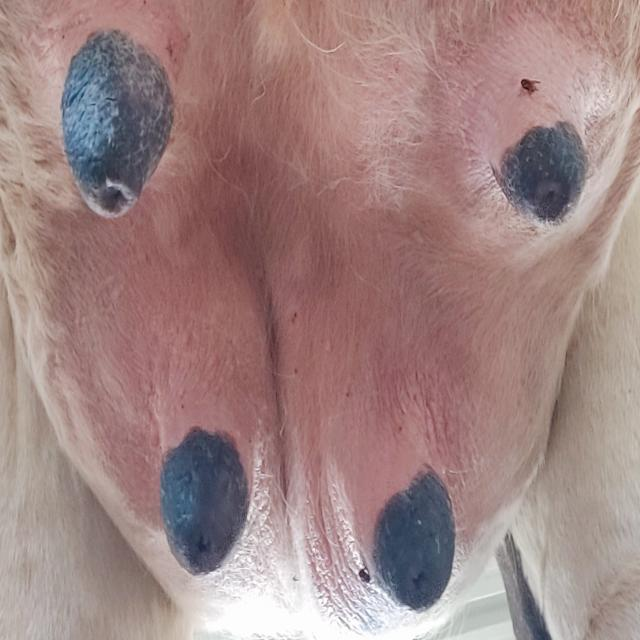
#> input picture test_images/udder1.jpg, 640 x 640 px
$ python -i texture.py   (imports and definitions only)   (older library calls are emulated)
#> lines starting #> are read from the running program, lines starting #| are printed output that depends on the picture; after the words box and inside, x2 and y2 are one past the last pixel; in counts of white or black regions, pixels touching at a corner belong together
### biomarker_extraction/preprocessing.py
"""
Biomarker-specific image preprocessing.

Separate from the MobileNet disease-classification preprocessing in app.py.
"""

from __future__ import annotations

from typing import Tuple

import cv2
import numpy as np
from PIL import Image


# [46 lines left out: functions load_image_bgr, load_image_bgr_from_array, resize_for_analysis, not called in this run]


def to_grayscale(image_bgr: np.ndarray) -> np.ndarray:
    """Convert BGR image to single-channel grayscale."""
    return cv2.cvtColor(image_bgr, cv2.COLOR_BGR2GRAY)


def to_hsv(image_bgr: np.ndarray) -> np.ndarray:
    """Convert BGR image to HSV."""
    return cv2.cvtColor(image_bgr, cv2.COLOR_BGR2HSV)


def to_lab(image_bgr: np.ndarray) -> np.ndarray:
    """Convert BGR image to LAB."""
    return cv2.cvtColor(image_bgr, cv2.COLOR_BGR2LAB)

### biomarker_extraction/texture.py
"""
Texture roughness biomarker.

Combines uniform Local Binary Pattern (LBP) dispersion with mean Sobel
gradient magnitude to quantify local texture irregularity.
"""

from __future__ import annotations

import cv2
import numpy as np

from biomarker_extraction.preprocessing import to_grayscale

# Tunable normalization constants documented for future calibration.
LBP_ENTROPY_SCALE = 2.5
GRADIENT_SCALE = 40.0


# [65 lines left out: functions _uniform_lbp, _normalized_entropy, compute_texture_roughness, not called in this run]

>>> import cv2
>>> picture = cv2.imread('../test_images/udder1.jpg')
#> picture is the input picture: shape (640, 640, 3); mean B, G, R 130.4, 131.8, 158.9
>>> result = compute_texture_roughness(picture)
#> in to_grayscale, `return cv2.cvtColor(image_bgr, cv2.COLOR_BGR2GRAY)`:
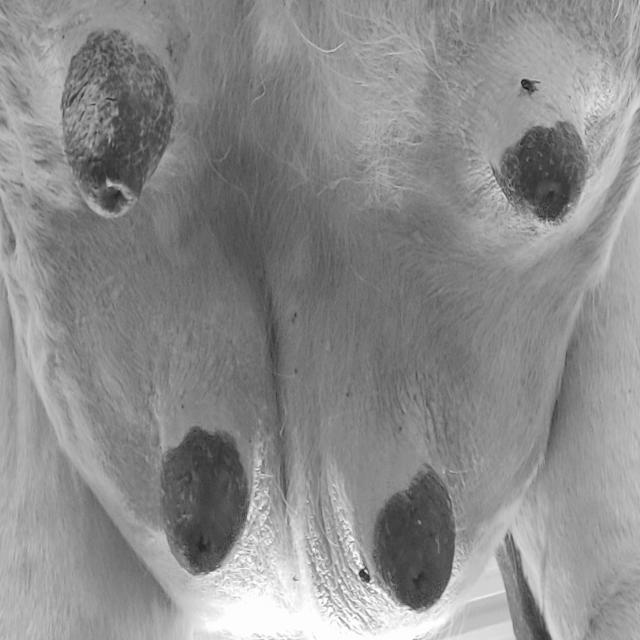
#> returned value: shape (640, 640); min 19, max 255, mean 139.7
#> the loop in _uniform_lbp, `for bit, neighbor in enumerate(neighbors):` made 8 passes
#> pass 1, in _uniform_lbp, `lbp |= ((neighbor >= center).astype(np.uint8) << bit)`:
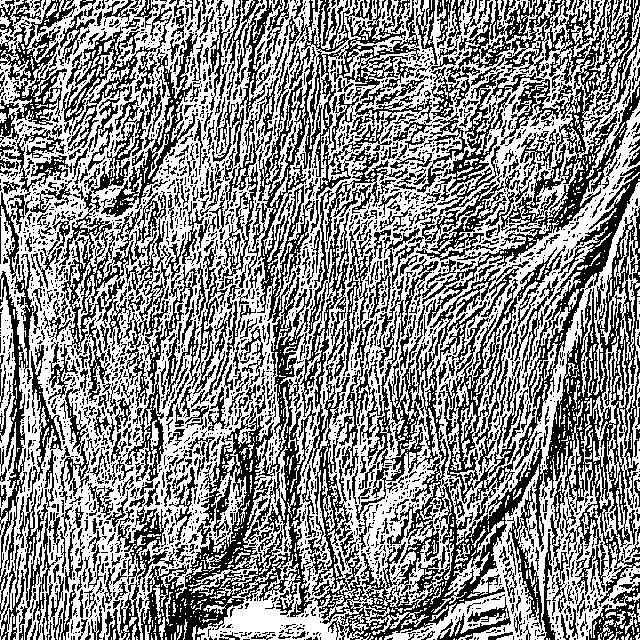
#> lbp: shape (640, 640); values 0 (black) and 1 (white), 54.2% white; black in thin lines or dots
#> pass 2, in _uniform_lbp, `lbp |= ((neighbor >= center).astype(np.uint8) << bit)`:
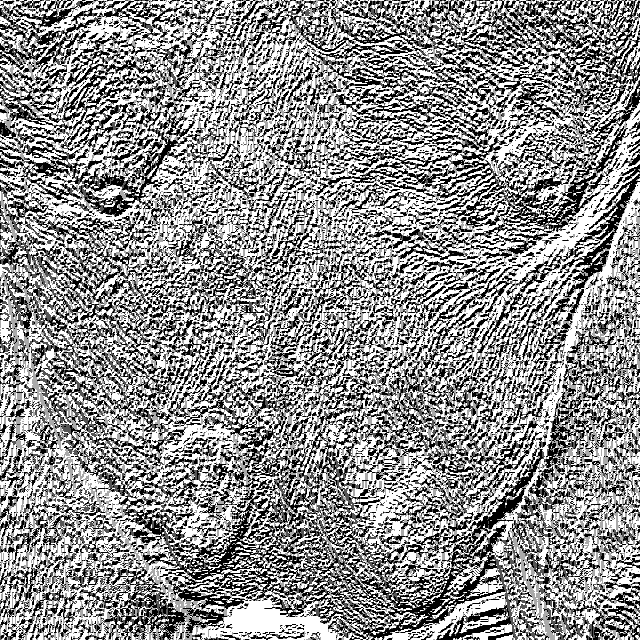
#> lbp: shape (640, 640); min 0, max 3, mean 1.7; drawn with min black and max white
#> pass 3, in _uniform_lbp, `lbp |= ((neighbor >= center).astype(np.uint8) << bit)`:
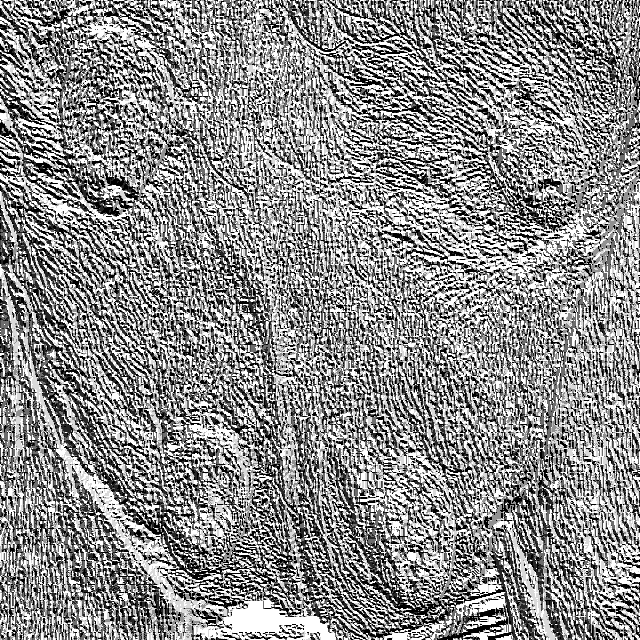
#> lbp: shape (640, 640); min 0, max 7, mean 3.86; drawn with min black and max white
#> after the loop in _uniform_lbp, `for bit, neighbor in enumerate(neighbors):`:
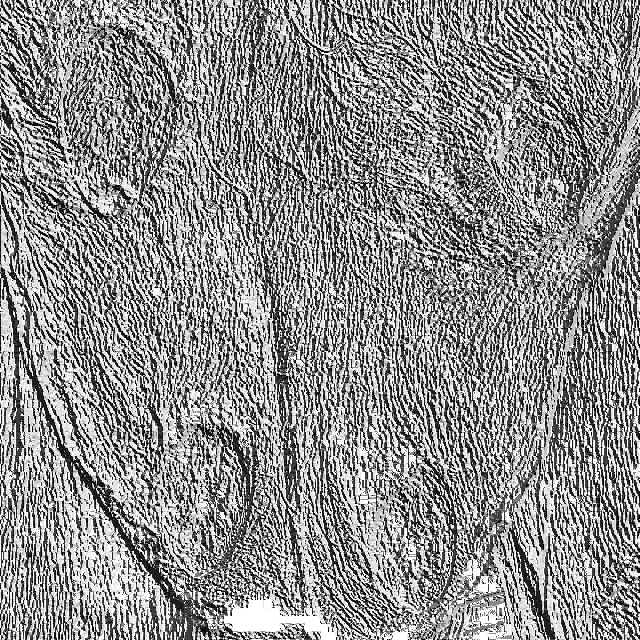
#> lbp: shape (640, 640); min 0, max 255, mean 142.9
#> in _normalized_entropy, `hist, _ = np.histogram(values.ravel(), bins=bins, range=(0, bins), den..`: hist = 256 values, max 0.0724 at index 255, min 0 at index 170, mean 0.00391
#> in _normalized_entropy, `hist = hist[hist > 0]`: hist = 255 values, max 0.0724 at index 254, min 2.44e-06 at index 84, mean 0.00392
#> in _normalized_entropy, `entropy = -np.sum(hist * np.log2(hist))`: entropy = 6.19
#> in compute_texture_roughness, `lbp_entropy = _normalized_entropy(lbp, bins=256)`: lbp_entropy = 0.773
#> in compute_texture_roughness, `grad_y = cv2.Sobel(gray, cv2.CV_64F, 0, 1, ksize=3)`:
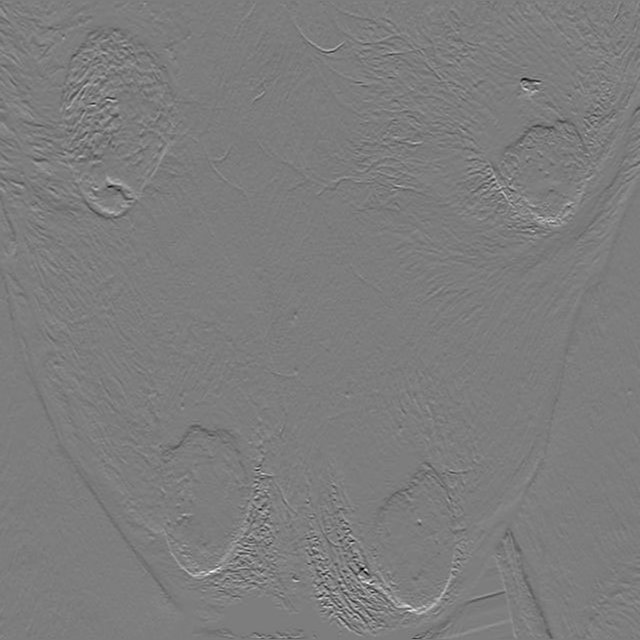
#> grad_y: shape (640, 640) float64; min -530, max 551, mean 0.7; drawn with min black and max white
#> in compute_texture_roughness, `gradient_magnitude = np.sqrt(grad_x ** 2 + grad_y ** 2)`:
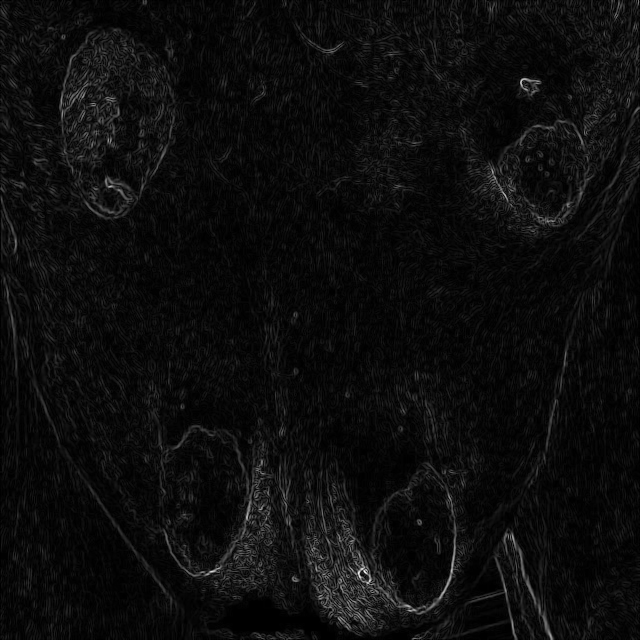
#> gradient_magnitude: shape (640, 640) float64; min 0, max 647, mean 33.6; drawn with min black and max white
#> in compute_texture_roughness, `mean_gradient = float(np.mean(gradient_magnitude))`: mean_gradient = 33.56
#> in compute_texture_roughness, `lbp_component = min(lbp_entropy / LBP_ENTROPY_SCALE, 1.0)`: lbp_component = 0.309
#> in compute_texture_roughness, `gradient_component = float(1.0 - np.exp(-mean_gradient / GRADIENT_SCAL..`: gradient_component = 0.568
#> in compute_texture_roughness, `score = 0.6 * lbp_component + 0.4 * gradient_component`: score = 0.413
#> result = 0.413

$ run again, on test_images/udder10.jpg
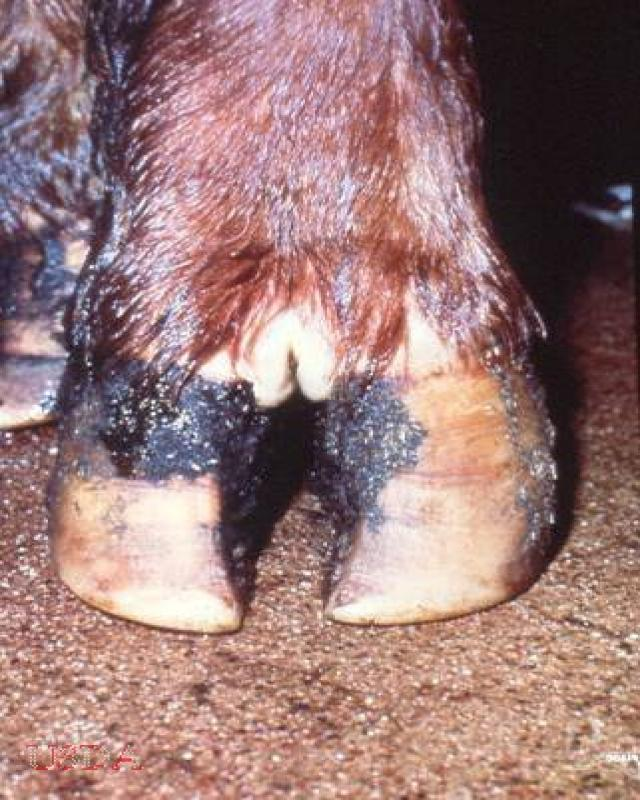
#> input picture test_images/udder10.jpg, 640 x 800 px
#> picture is the input picture: shape (800, 640, 3); mean B, G, R 119.8, 121.1, 154.1
#> the loop in _uniform_lbp, `for bit, neighbor in enumerate(neighbors):` made 8 passes
#> pass 1, in _uniform_lbp, `lbp |= ((neighbor >= center).astype(np.uint8) << bit)`:
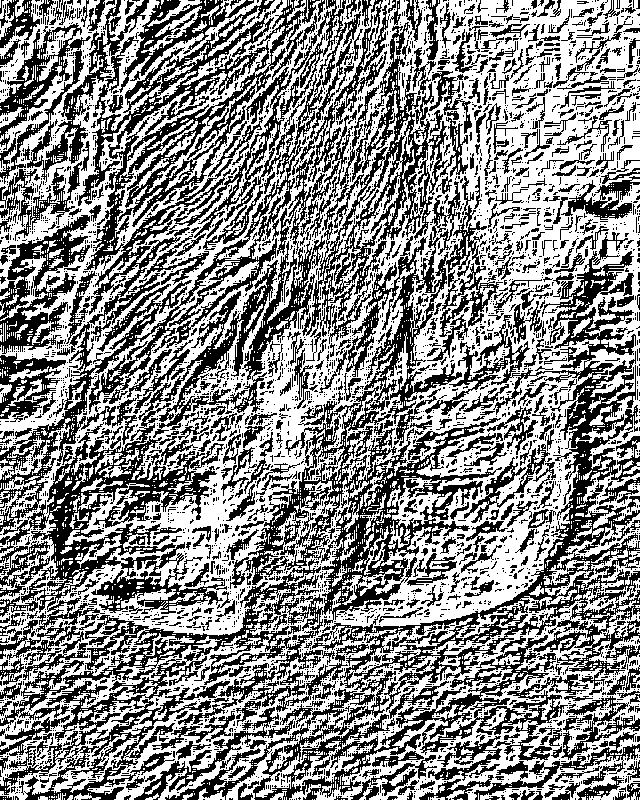
#> lbp: shape (800, 640); values 0 (black) and 1 (white), 54% white; 4158 black regions (3524 under 20 px), largest, box (x1, y1, x2, y2) and area: (0, 0, 361, 632) 56949, (0, 181, 502, 800) 39199, (312, 232, 640, 712) 23671
#> in _normalized_entropy, `hist, _ = np.histogram(values.ravel(), bins=bins, range=(0, bins), den..`: hist = 256 values, max 0.0695 at index 255, min 0 at index 85, mean 0.00391
#> in _normalized_entropy, `hist = hist[hist > 0]`: hist = 255 values, max 0.0695 at index 254, min 5.86e-06 at index 169, mean 0.00392
#> entropy = 6.18
#> lbp_entropy = 0.772
#> in compute_texture_roughness, `gradient_magnitude = np.sqrt(grad_x ** 2 + grad_y ** 2)`:
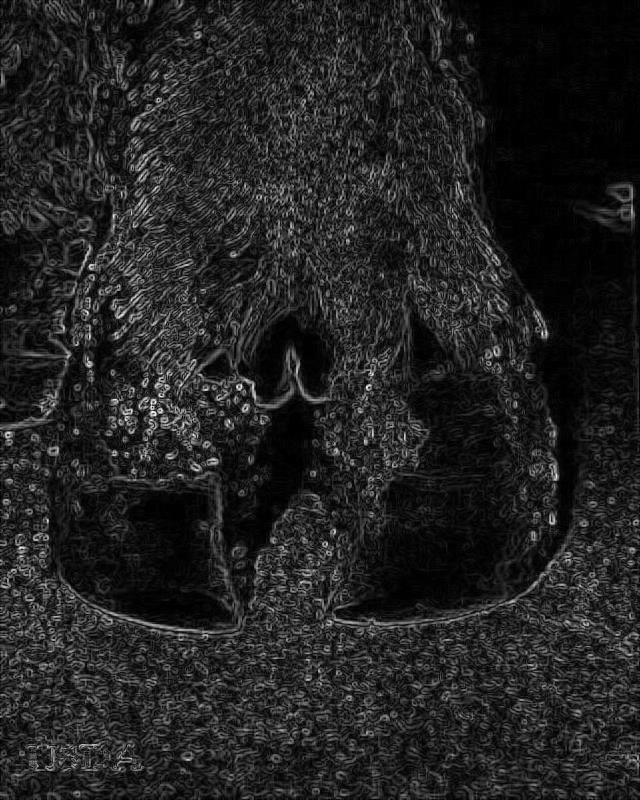
#> gradient_magnitude: shape (800, 640) float64; min 0, max 544.8, mean 74.9; drawn with min black and max white
#> mean_gradient = 74.85
#> lbp_component = 0.309
#> gradient_component = 0.846
#> score = 0.524

$ run again, on test_images/udder12.jpg
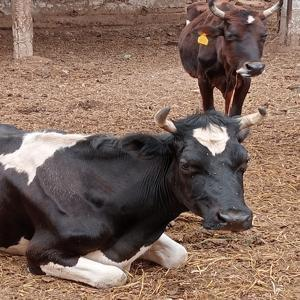
#> input picture test_images/udder12.jpg, 300 x 300 px
#> picture is the input picture: shape (300, 300, 3); mean B, G, R 92.9, 104.5, 128
#> the loop in _uniform_lbp, `for bit, neighbor in enumerate(neighbors):` made 8 passes
#> hist = 256 values, max 0.0822 at index 255, min 0.000144 at index 85, mean 0.00391
#> entropy = 6.84
#> lbp_entropy = 0.855
#> in compute_texture_roughness, `gradient_magnitude = np.sqrt(grad_x ** 2 + grad_y ** 2)`:
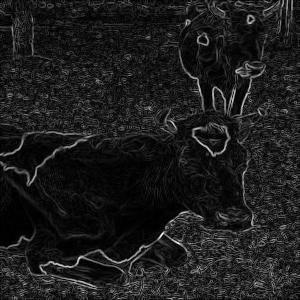
#> gradient_magnitude: shape (300, 300) float64; min 0, max 946, mean 107.9; drawn with min black and max white
#> mean_gradient = 107.9
#> lbp_component = 0.342
#> gradient_component = 0.933
#> score = 0.578
